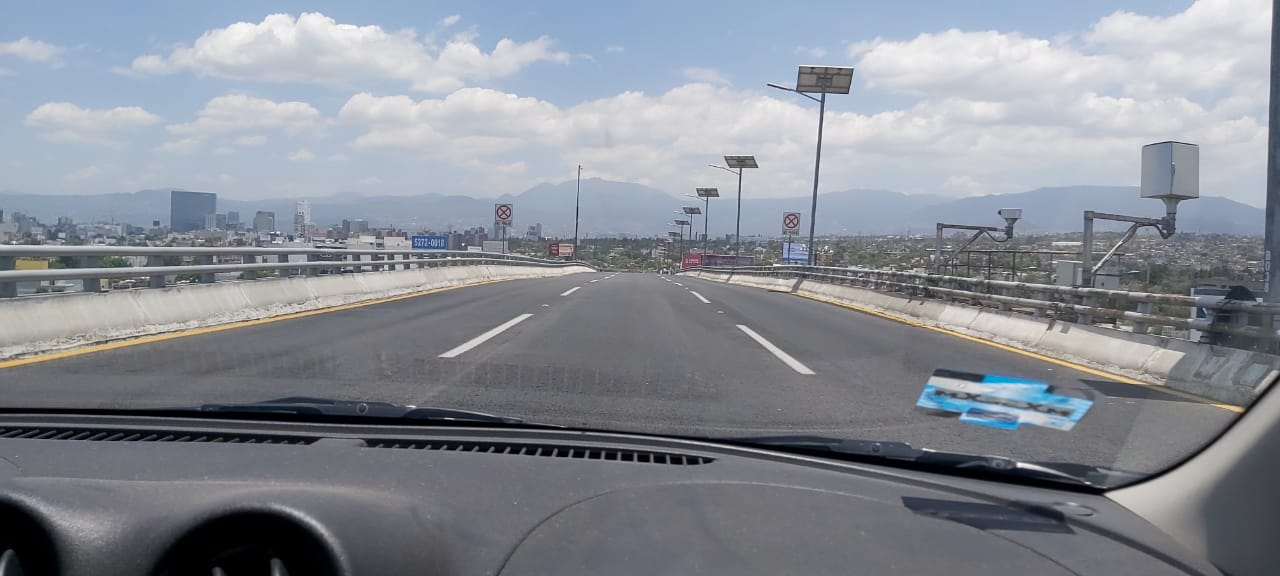
#> input picture open/corp/uno.jpeg, 1280 x 576 px
$ python crop.py
#> lines starting #> are read from the running program, lines starting #| are printed output that depends on the picture
#> further down, image is the input picture: shape (576, 1280, 3); mean B, G, R 149.4, 140.8, 136.2
import cv2
import numpy as np

def crop(image):
    h, w, l = image.shape
#> h = 576; w = 1280; l = 3
    print('h: ', h, 'w: ', w)
#| h:  576 w:  1280
    a = int( h / 2.1 )
#> a = 274
    cropped = image[a : ]
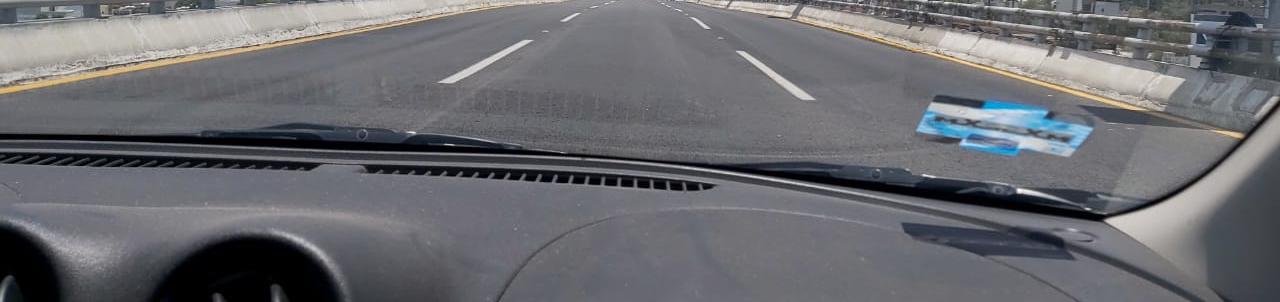
#> cropped: shape (302, 1280, 3); mean B, G, R 111.5, 107.2, 106.6
    cv2.imwrite('cropped.jpeg', cropped)


image = cv2.imread('uno.jpeg')
crop(image)

$ run again, with open/corp/cinco.jpeg copied over open/corp/uno.jpeg
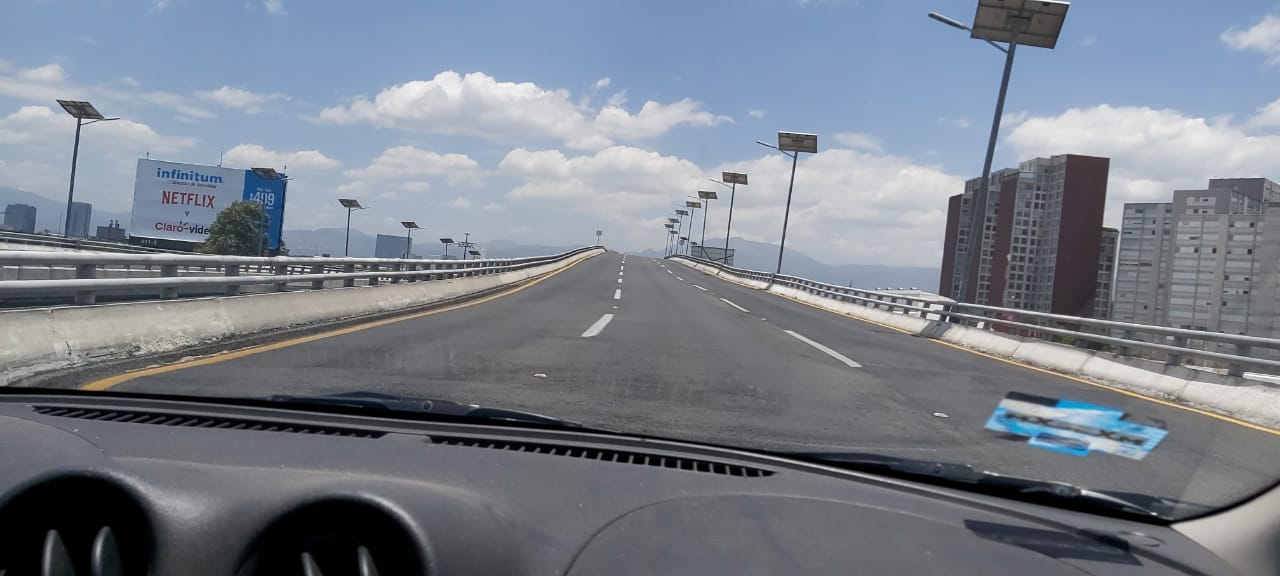
#> input picture open/corp/cinco.jpeg, 1280 x 576 px
#> image is the input picture: shape (576, 1280, 3); mean B, G, R 139.6, 128.5, 121.5
#| h:  576 w:  1280
#> in crop, `cropped = image[a : ]`:
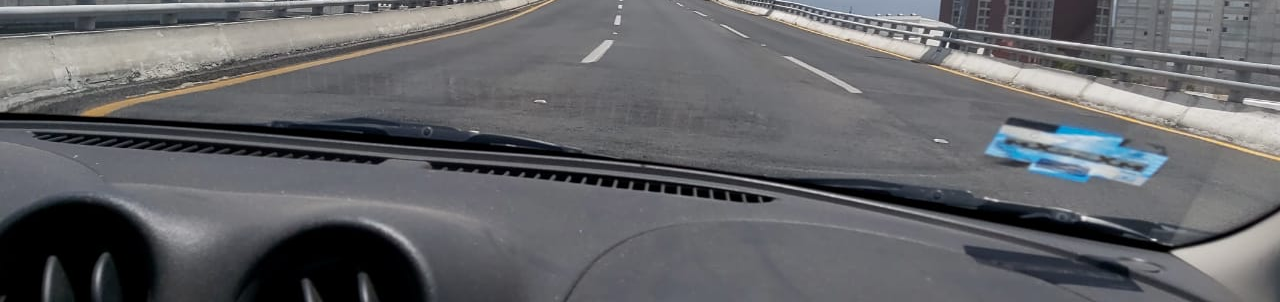
#> cropped: shape (302, 1280, 3); mean B, G, R 104.1, 100.9, 100.1

$ run again, with open/corp/cuatro.jpeg copied over open/corp/uno.jpeg
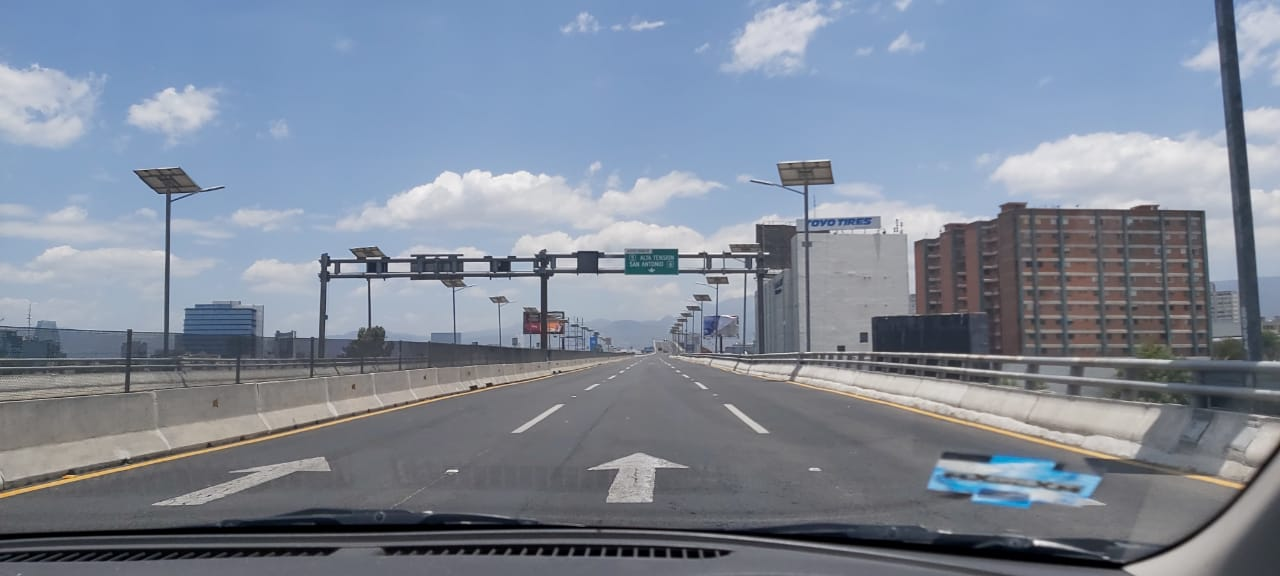
#> input picture open/corp/cuatro.jpeg, 1280 x 576 px
#> image is the input picture: shape (576, 1280, 3); mean B, G, R 152.6, 137, 127.3
#| h:  576 w:  1280
#> in crop, `cropped = image[a : ]`:
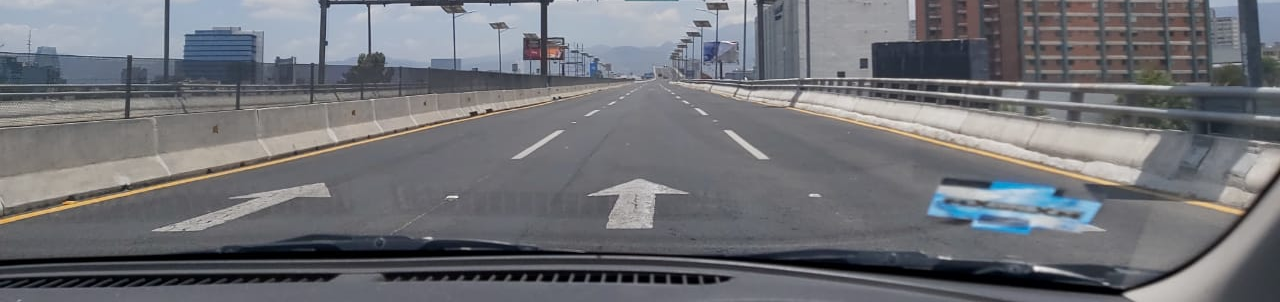
#> cropped: shape (302, 1280, 3); mean B, G, R 118.9, 113.9, 112.7

$ run again, with open/corp/dos.jpeg copied over open/corp/uno.jpeg
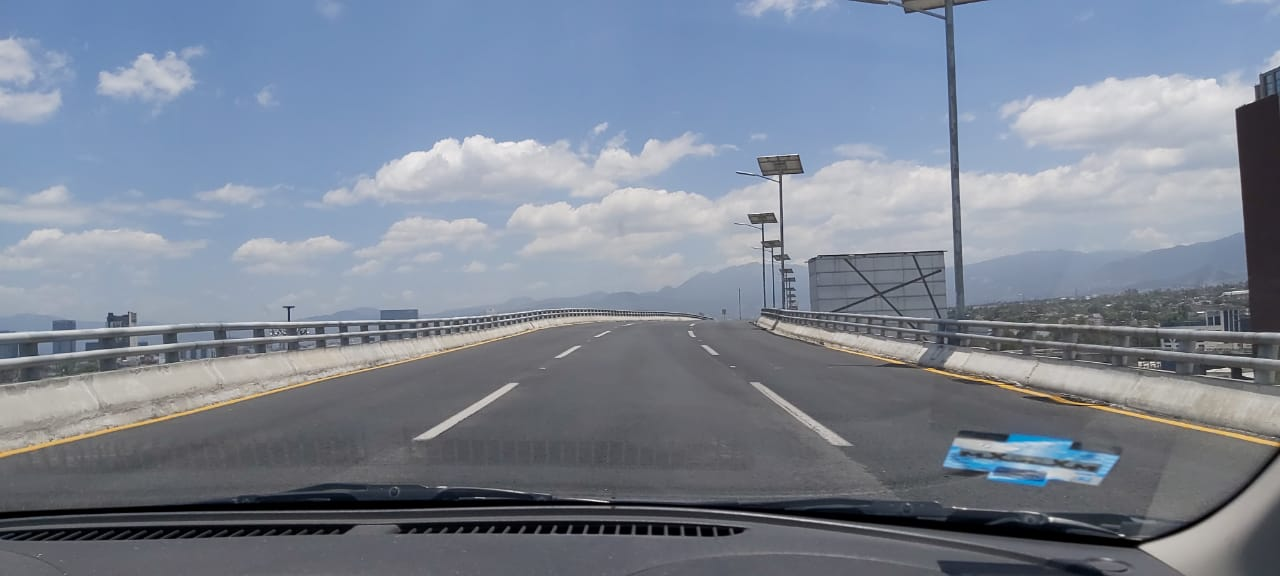
#> input picture open/corp/dos.jpeg, 1280 x 576 px
#> image is the input picture: shape (576, 1280, 3); mean B, G, R 148.5, 133.5, 124.3
#| h:  576 w:  1280
#> in crop, `cropped = image[a : ]`:
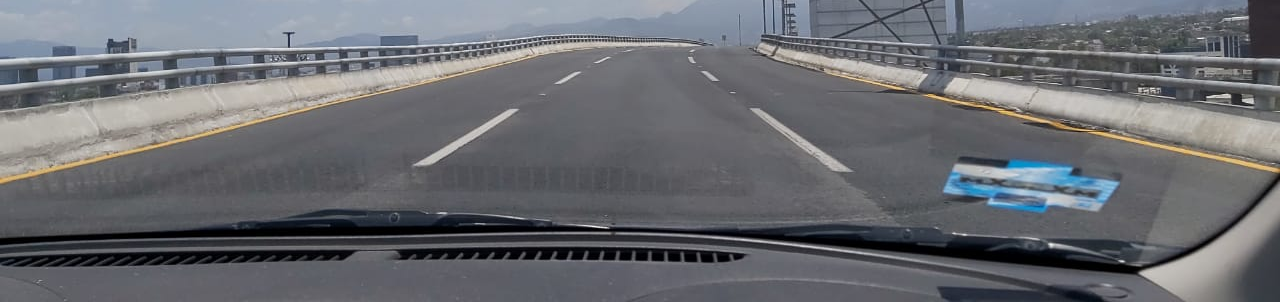
#> cropped: shape (302, 1280, 3); mean B, G, R 113, 107.9, 106
